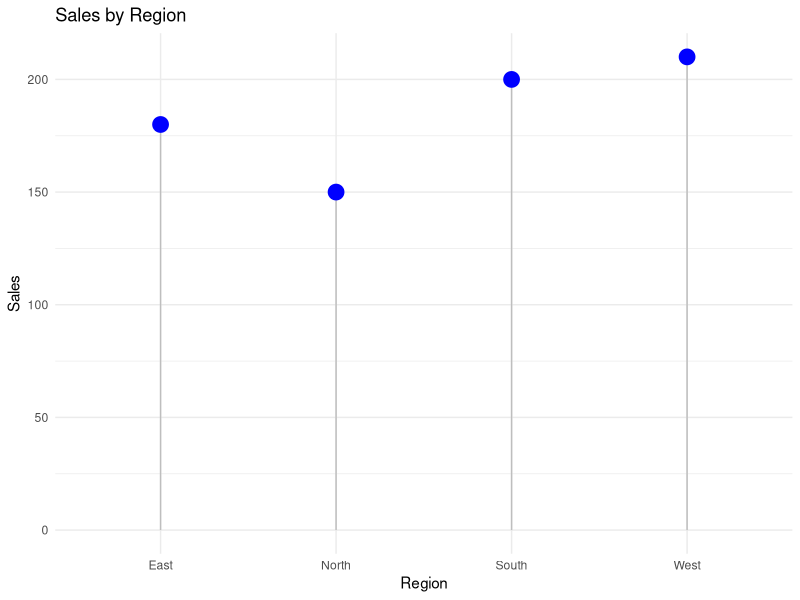

This figure's R source:
library(ggplot2)
sales_region_data <- data.frame(
  Region = c("North", "South", "East", "West"),
  Sales = c(150, 200, 180, 210)
)
# Plot lollipop plot
ggplot(sales_region_data, aes(x = Region, y = Sales)) +
  geom_segment(aes(x = Region, xend = Region, y = 0, yend = Sales), color = "gray") +
  geom_point(color = "blue", size = 5) +
  labs(title = "Sales by Region",
       x = "Region",
       y = "Sales") +
  theme_minimal()
